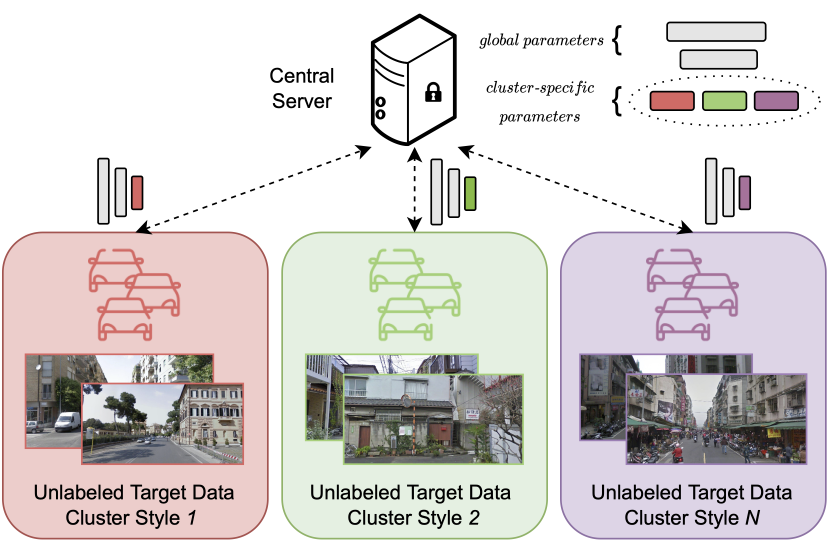
#> input picture teaser.png, 2497 x 1628 px (shown at 1/3 size)
$ python -i style_transfer.py   (imports and definitions only)
#> lines starting #> are read from the running program, lines starting #| are printed output that depends on the picture
import numpy as np
import random
from PIL import Image
import cv2
from tqdm import tqdm


class StyleAugment:

    def __init__(self, n_images_per_style=10, L=0.1, size=(1024, 512), b=None):
        self.styles = []
        self.styles_names = []
        self.n_images_per_style = n_images_per_style
        self.L = L
        self.size = size
        self.sizes = None
        self.cv2 = False
        self.b = b

    # [71 lines left out: functions preprocess, deprocess, add_style, _extract_style, compute_size, not called in this run]

    def apply_style(self, image):
        return self._apply_style(image)

    def _apply_style(self, img):

        if self.n_images_per_style < 0:
            return img

        if len(self.styles) > 0:
            n = random.randint(0, len(self.styles) - 1)
            style = self.styles[n]
        else:
            style = self.styles[0]

        if isinstance(img, np.ndarray):
            H, W = img.shape[0:2]
        else:
            W, H = img.size
        img_np = self.preprocess(img)

        fft_np = np.fft.fft2(img_np, axes=(-2, -1))
        amp, pha = np.abs(fft_np), np.angle(fft_np)
        amp_shift = np.fft.fftshift(amp, axes=(-2, -1))
        h1, h2, w1, w2 = self.sizes
        amp_shift[:, h1:h2, w1:w2] = style
        amp_ = np.fft.ifftshift(amp_shift, axes=(-2, -1))

        fft_ = amp_ * np.exp(1j * pha)
        img_np_ = np.fft.ifft2(fft_, axes=(-2, -1))
        img_np_ = np.real(img_np_)
        img_np__ = np.clip(np.round(img_np_), 0., 255.)

        img_with_style = self.deprocess(img_np__, (W, H))

        return img_with_style

    # [22 lines left out: function test, not called in this run]

>>> import cv2
>>> picture = cv2.imread('../../teaser.png', cv2.IMREAD_GRAYSCALE)
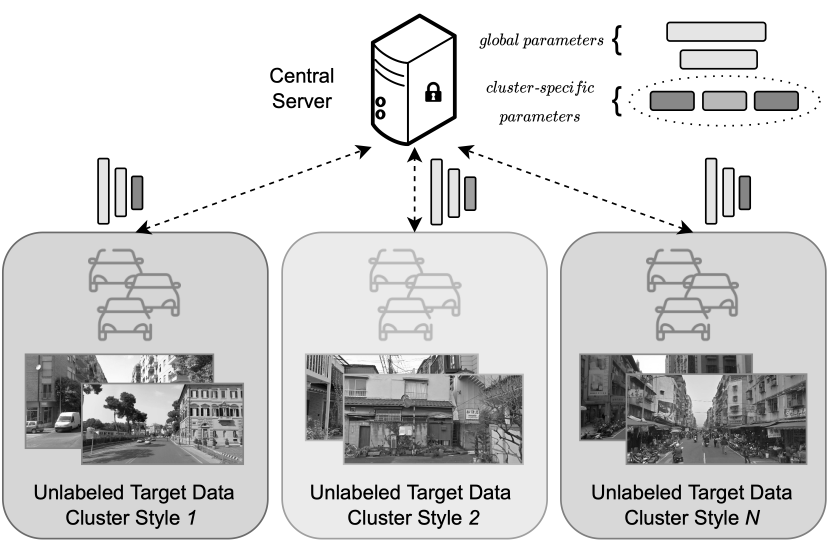
#> picture: shape (1628, 2497) (shown at 1/3 size); min 0, max 255, mean 211.5
>>> result = StyleAugment().apply_style(picture)
#> (the run stopped early here; a loop or call above may not have finished)
